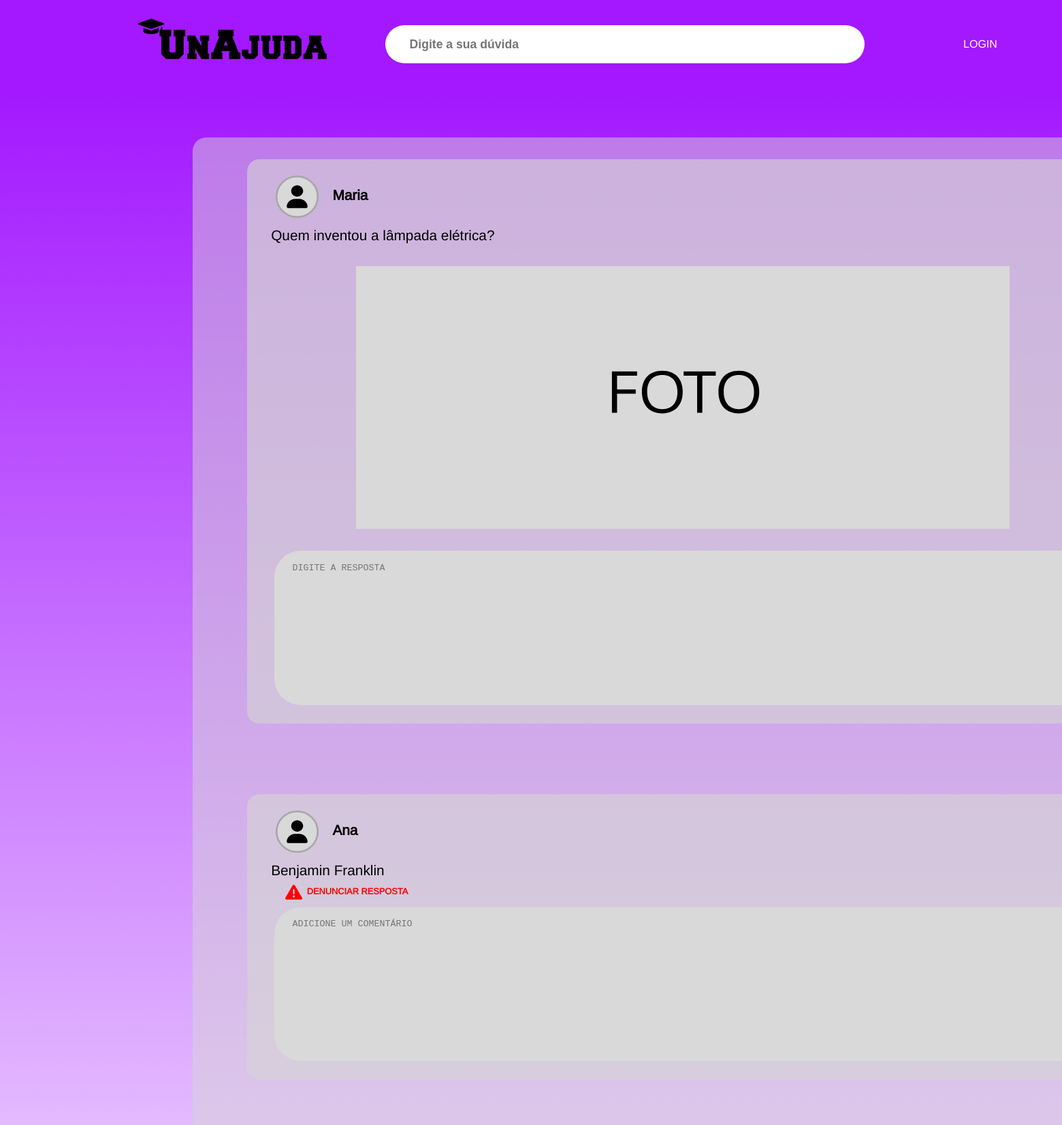
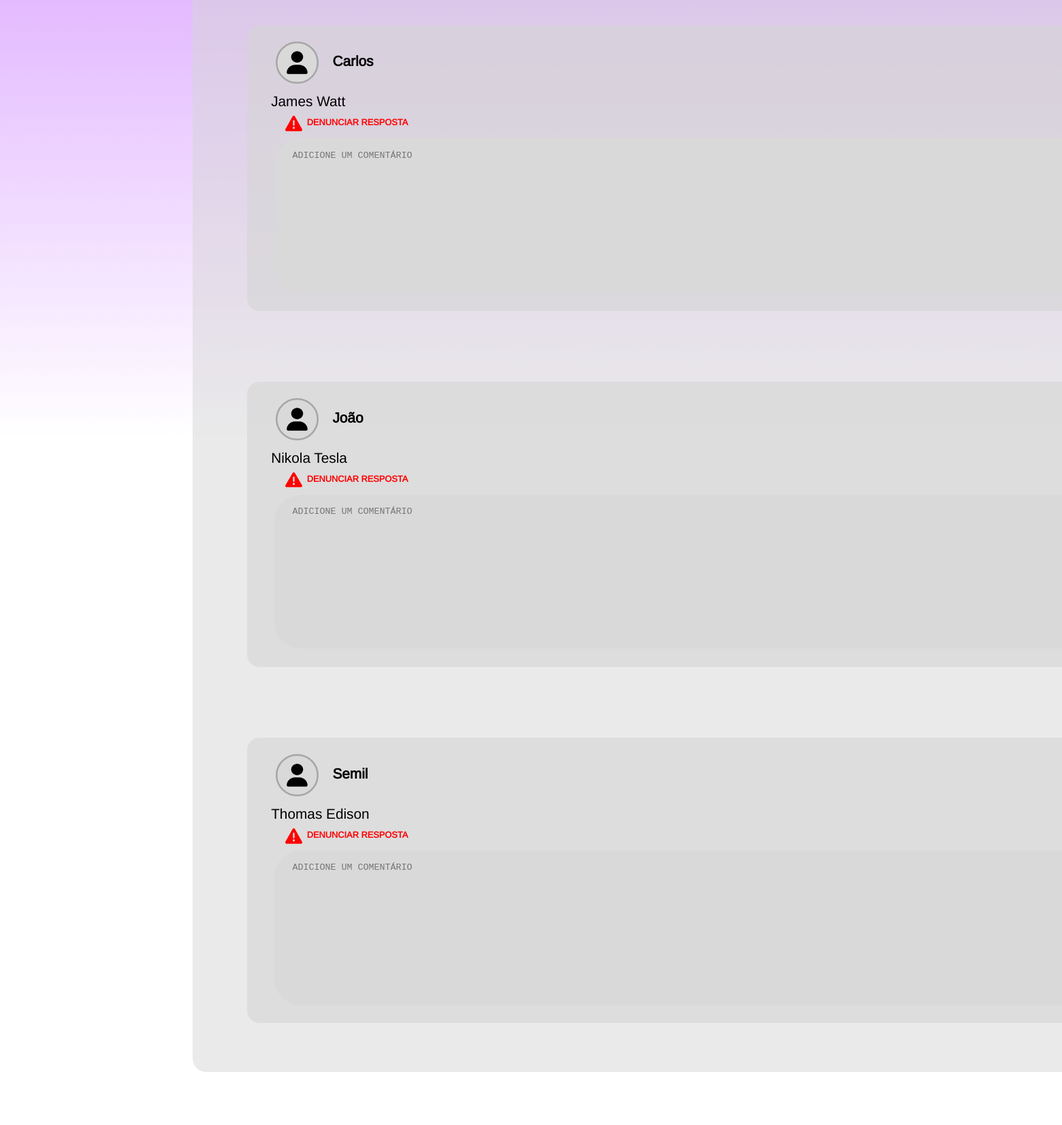
Page /resposta/3 (upper part) on the committed database (2 pictures, top to bottom).
### tables this page shows
CREATE TABLE usuario (
                id INTEGER PRIMARY KEY AUTOINCREMENT,
                nome TEXT NOT NULL,
                email TEXT NOT NULL UNIQUE,
                senha TEXT NOT NULL,
                faculdade TEXT,
                curso TEXT,
                telefone TEXT,
                foto_perfil TEXT
            );

CREATE TABLE pergunta (
                id INTEGER PRIMARY KEY AUTOINCREMENT,
                id_usuario INTEGER NOT NULL,
                pergunta TEXT NOT NULL,
                data_criacao TIMESTAMP DEFAULT CURRENT_TIMESTAMP,
                FOREIGN KEY (id_usuario) REFERENCES usuario(id)
            );

CREATE TABLE resposta (
                id INTEGER PRIMARY KEY AUTOINCREMENT,
                id_pergunta INTEGER NOT NULL,
                id_usuario INTEGER NOT NULL,
                resposta TEXT NOT NULL,
                data_criacao TIMESTAMP DEFAULT CURRENT_TIMESTAMP,
                FOREIGN KEY (id_pergunta) REFERENCES pergunta(id),
                FOREIGN KEY (id_usuario) REFERENCES usuario(id) 
            );

### controles_de_rota.py (the view)
@unajuda.route('/resposta/<int:pergunta_id>')
def pagina_resposta(pergunta_id):
    db = get_db()
    perguntas_respostas = obter_perguntas_com_respostas_e_nome_usuario(db)
    if pergunta_id not in perguntas_respostas:
        flash("Pergunta não encontrada!", "error")
        return redirect('/pesquisa')
    pergunta = perguntas_respostas[pergunta_id]
    usuario_logado_id = session.get('usuario_id')
    cursor = db.cursor()
    cursor.execute("""
        SELECT resposta.resposta, usuario.nome, resposta.id_usuario
        FROM resposta
        JOIN usuario ON resposta.id_usuario = usuario.id
        WHERE resposta.id_pergunta = ?
        ORDER BY resposta.id DESC
        LIMIT 5
    """, (pergunta_id,))
    respostas = cursor.fetchall()
    respostas_formatadas = []
    for resposta_texto, nome_usuario, usuario_id in respostas:
        nome_usuario = "Você" if usuario_id == usuario_logado_id else nome_usuario
        respostas_formatadas.append((resposta_texto, nome_usuario))
    return render_template('pagina-resposta.html', pergunta=pergunta, respostas=respostas_formatadas)

### controles_de_rota.py (called while the page is built, shortened)
def get_db():
    if 'db' not in g:
        g.db = sqlite3.connect('usuario.db', check_same_thread=False)
    return g.db

def make_session_permanent():
    session.permanent = True

### templates/pagina-resposta.html (shortened to what this page needs)
<!DOCTYPE html>
<html lang="pt-br">
<head>
    <link rel="stylesheet" href="../static/style/pagina_resposta/pagina_resposta.css">
    <link rel="stylesheet" href="../static/style/pagina_pesquisa/pagina-pesquisa.css">
    <link rel="stylesheet" href="../static/style/reset.css">
    <link rel="stylesheet" href="../static/style/style.css">
</head>
<body>
    <main class="pesquisa__main">
        <div class="center">
            <div class="pesquisa__header">
                <div class="pesquisa__logo">
                    <a href="/"><img src="../static/img/Logo_principal.svg" alt=""></a>
                </div>
                <div>
                    <input class="barra__pesquisa" type="text" value="" placeholder="Digite a sua dúvida">
                </div>
                <div class="nav-links">
                    <a href="/login" class="pesquisa__login">LOGIN</a>
                </div>
            </div>
        </div>
    </main>
    <section class="resposta">
    <div class="center">
        <div class="resposta__container">
            <div class="pergunta">
                <div class="pergunta__cabecalho">
                    <a class="pergunta__perfil" href="#">
                        <img src="../static/img/Group 22.svg" alt="">{{ pergunta.nome_usuario }}
                    </a>
                </div>
                <p class="pergunta__texto">{{ pergunta.pergunta }}</p>
                <img class="pergunta__img" src="../static/img/Group 23.svg" alt="">
                <textarea name="resposta" placeholder="DIGITE A RESPOSTA"></textarea>
            </div>
            {% if respostas %}
                {% for resposta in respostas %}
                <div class="pergunta">
                    <div class="pergunta__cabecalho">
                        <a class="pergunta__perfil" href="#">
                            <img src="../static/img/Group 22.svg" alt="">{{ resposta[1] }}
                        </a>
                    </div>
                    <p class="pergunta__texto">{{ resposta[0] }}</p>
                    <div class="denuncia">
                        <a href="#"><img src="../static/img/Denuncia.svg" alt="">DENUNCIAR RESPOSTA</a>
                    </div>
                    <textarea name="comentario" placeholder="ADICIONE UM COMENTÁRIO"></textarea>
                </div>
                {% endfor %}
            {% else %}
                <h3>Essa pergunta ainda não foi respondida.</h3>
            {% endif %}
        </div>
    </div>
    </section>
</body>
</html>

### static/style/pagina_resposta/pagina_resposta.css (style rules this page uses)
.resposta { background: linear-gradient(0deg, rgba(255,255,255,1) 30%, rgba(163,24,255,1) 100%); display: flex; }
.resposta__container { border-radius: 20px; background-color: rgba(214, 214, 214, .5); margin-top: 4.5em; display: flex; flex-direction: column; align-items: center; width: 90em; margin-left: 5em; }
.pergunta { margin-bottom: 4.5em; border-radius: 18px; background-color: rgba(214, 214, 214, .6); margin-top: 2em; width: 80em; display: flex; flex-direction: column; }
.pergunta__cabecalho { display: flex ; margin-left: 2em; margin-top: 1.5em; align-items: center; }
.pergunta__cabecalho img { padding-right: 1em; width: 4em; }
.pergunta__cabecalho a { font-weight: bold; font-size: 1.3em; padding-left: 0.5em; padding-bottom: 0.2em; color: inherit; display: flex; align-items: center; }
.pergunta__texto { font-size: 1.3em; padding-left: 1.7em; padding-right: 1.7em; padding-top: 0.6em; }
.pergunta__img { width: 60em; margin-left: 10em; margin-top: 2em; margin-bottom: 2em; }
.resposta__container textarea { background-color: #d9d9d9; outline: none; border: none; display: block; resize:none; border-radius: 39px; margin-right: 3em; margin-left: 3em; height: 17em; padding-top: 1.3em; padding-left: 2em; padding-right: 2em; margin-bottom: 2em; }
.denuncia { color: #FF0000; margin-left: 3.5em; margin-bottom: 0.5em; margin-top: 0.5em; }
.denuncia a { font-weight: bold; font-size: 0.8em; padding-bottom: 0.2em; color: inherit; display: flex; align-items: center; }
.denuncia img { padding-right: 0.5em; width: 2.5em; }

### static/style/pagina_pesquisa/pagina-pesquisa.css (style rules this page uses)
.pesquisa__main { height: 130px; background-color: var(--cor-principal); }
.pesquisa__header { background-color: #A318FF; display: flex; align-items: center; justify-content: space-between; height: 100%; margin-left: 0.15em; }
.pesquisa__logo { width: 18em; background-repeat: no-repeat; height: 4em; margin-top: -20px; cursor: pointer; margin-left: -0.19em; }
.barra__pesquisa { border-radius: 85px; font-weight: bold; background-color: #fff; outline: none; border: none; height: 3.2em; width: 40em; margin-left: 4.9em; margin-right: 16em; font-size: 1.1em; padding-left: 2em; }
.nav-links { display: flex; }
.nav-links a { font-size: 1rem; color: white; display: flex; justify-content: center; align-items: center; }
.pesquisa__login { border-radius: 10px; border: 0px solid black; margin-left: -12em; width: 10em; height: 3em; }

### static/style/style.css (style rules this page uses)
:root { --cor-principal: #A318FF; --cor-ouro: #FFD700; --cor-prata: #C0C0C0; --cor-bronze :#CD7F32; }
.center { margin: 0 13%; height: 100%; }

### rows in the picture
usuario: nome_usuario "Maria"
pergunta: pergunta "Quem inventou a lâmpada elétrica?"
resposta: nome "Ana", resposta "Benjamin Franklin"
resposta: nome "Carlos", resposta "James Watt"
resposta: nome "João", resposta "Nikola Tesla"
resposta: nome "Semil", resposta "Thomas Edison"
